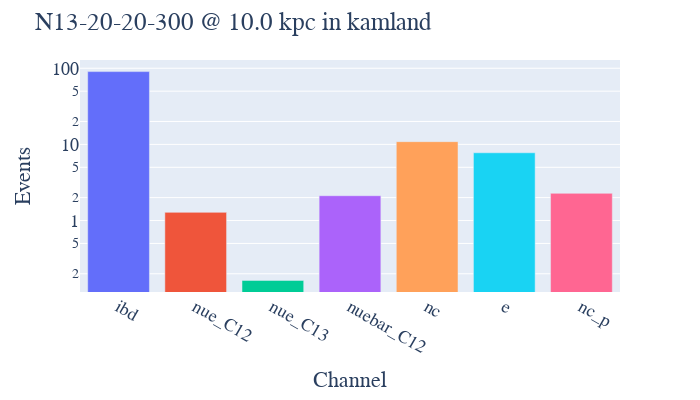

Notebook cell for this chart:
### Code cell
vis = pnut.vis_totals(sn, detector)
beer.bar_vis(sn, detector)

### Figure 1 — Plotly figure (JSON) as saved in the notebook; plotly's stock layout.template omitted (floating-point values rounded to 4 significant figures)
{"data": [{"alignmentgroup": "True", "hovertemplate": "Channel=%{x}<br>Events=%{y}<extra></extra>", "legendgroup": "ibd", "marker": {"color": "#636efa", "pattern": {"shape": ""}}, "name": "ibd", "offsetgroup": "ibd", "orientation": "v", "showlegend": true, "textposition": "auto", "type": "bar", "x": ["ibd"], "xaxis": "x", "y": [90.4], "yaxis": "y"}, {"alignmentgroup": "True", "hovertemplate": "Channel=%{x}<br>Events=%{y}<extra></extra>", "legendgroup": "nue_C12", "marker": {"color": "#EF553B", "pattern": {"shape": ""}}, "name": "nue_C12", "offsetgroup": "nue_C12", "orientation": "v", "showlegend": true, "textposition": "auto", "type": "bar", "x": ["nue_C12"], "xaxis": "x", "y": [1.28], "yaxis": "y"}, {"alignmentgroup": "True", "hovertemplate": "Channel=%{x}<br>Events=%{y}<extra></extra>", "legendgroup": "nue_C13", "marker": {"color": "#00cc96", "pattern": {"shape": ""}}, "name": "nue_C13", "offsetgroup": "nue_C13", "orientation": "v", "showlegend": true, "textposition": "auto", "type": "bar", "x": ["nue_C13"], "xaxis": "x", "y": [0.1635], "yaxis": "y"}, {"alignmentgroup": "True", "hovertemplate": "Channel=%{x}<br>Events=%{y}<extra></extra>", "legendgroup": "nuebar_C12", "marker": {"color": "#ab63fa", "pattern": {"shape": ""}}, "name": "nuebar_C12", "offsetgroup": "nuebar_C12", "orientation": "v", "showlegend": true, "textposition": "auto", "type": "bar", "x": ["nuebar_C12"], "xaxis": "x", "y": [2.119], "yaxis": "y"}, {"alignmentgroup": "True", "hovertemplate": "Channel=%{x}<br>Events=%{y}<extra></extra>", "legendgroup": "nc", "marker": {"color": "#FFA15A", "pattern": {"shape": ""}}, "name": "nc", "offsetgroup": "nc", "orientation": "v", "showlegend": true, "textposition": "auto", "type": "bar", "x": ["nc"], "xaxis": "x", "y": [10.87], "yaxis": "y"}, {"alignmentgroup": "True", "hovertemplate": "Channel=%{x}<br>Events=%{y}<extra></extra>", "legendgroup": "e", "marker": {"color": "#19d3f3", "pattern": {"shape": ""}}, "name": "e", "offsetgroup": "e", "orientation": "v", "showlegend": true, "textposition": "auto", "type": "bar", "x": ["e"], "xaxis": "x", "y": [7.76], "yaxis": "y"}, {"alignmentgroup": "True", "hovertemplate": "Channel=%{x}<br>Events=%{y}<extra></extra>", "legendgroup": "nc_p", "marker": {"color": "#FF6692", "pattern": {"shape": ""}}, "name": "nc_p", "offsetgroup": "nc_p", "orientation": "v", "showlegend": true, "textposition": "auto", "type": "bar", "x": ["nc_p"], "xaxis": "x", "y": [2.277], "yaxis": "y"}], "layout": {"barmode": "relative", "font": {"family": "Times New Roman", "size": 18}, "height": 400, "legend": {"title": {"text": "Channel"}, "tracegroupgap": 0}, "margin": {"t": 60}, "showlegend": false, "title": {"text": "N13-20-20-300 @ 10.0 kpc in kamland"}, "width": 700, "xaxis": {"anchor": "y", "categoryarray": ["ibd", "nue_C12", "nue_C13", "nuebar_C12", "nc", "e", "nc_p"], "categoryorder": "array", "domain": [0, 1], "title": {"text": "Channel"}}, "yaxis": {"anchor": "x", "domain": [0, 1], "title": {"text": "Events"}, "type": "log"}}}
